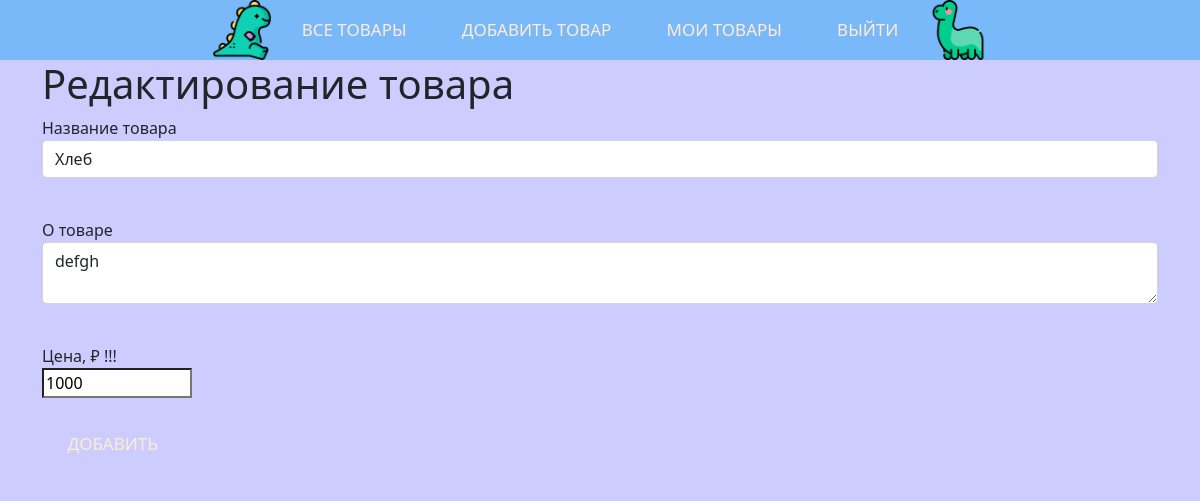
/red/2 (signed in), run on an earlier commit of the app's database.
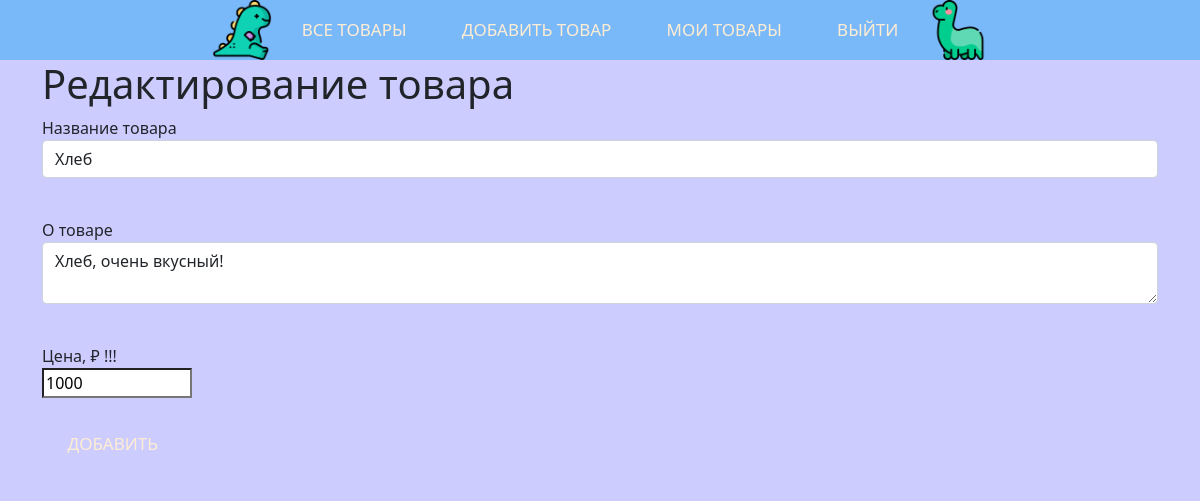
And on a later commit of the database.
### data/tovar.py (models this page shows)
class News(SqlAlchemyBase):
    __tablename__ = 'news'
    id = sqlalchemy.Column(sqlalchemy.Integer,
                               primary_key=True, autoincrement=True)
    title = sqlalchemy.Column(sqlalchemy.String, nullable=True)
    content = sqlalchemy.Column(sqlalchemy.String, nullable=True)
    created_date = sqlalchemy.Column(sqlalchemy.DateTime,
                                     default=datetime.datetime.now())
    cena = sqlalchemy.Column(sqlalchemy.String, nullable=True)
    filename = sqlalchemy.Column(sqlalchemy.String, nullable=True)
    user_id = sqlalchemy.Column(sqlalchemy.Integer,
                                sqlalchemy.ForeignKey("users.id"))
    user = orm.relationship('User')

### main.py (the view, shortened to what this page needs)
    @app.route('/red/<int:id>', methods=['GET', 'POST'])
    @login_required
    def edit_news(id):
        form = NewsForm()
        if request.method == "GET":
            db_sess = db_session.create_session()
            news = db_sess.query(News).filter(News.id == id,
                                              News.user == current_user
                                              ).first()
            if news:
                form.title.data = news.title
                form.content.data = news.content
                form.cena.data = news.cena
            else:
                abort(404)
        return render_template('red.html',
                               title='Редактирование товара',
                               form=form
                               )

### forms/new_tovar.py
class NewsForm(FlaskForm):
    title = StringField('Название товара', validators=[DataRequired()])
    content = TextAreaField("О товаре")
    cena = StringField('Цена, ₽')
    submit = SubmitField('Добавить')

### data/db_session.py (called while the page is built)
def create_session() -> Session:
    global __factory
    return __factory()

### templates/red.html (shortened to what this page needs)
{% extends "base.html" %}
{% block content %}
<h1>Редактирование товара</h1>
<form action="" method="post" enctype="multipart/form-data">
    <p>
        {{ form.title.label }}<br>
        {{ form.title(class="form-control") }}<br>
    </p>
    <p>
        {{ form.content.label }}<br>
        {{ form.content(class="form-control") }}<br>
    </p>
    <p class="1">
        {{form.cena.label}} {{message}}!!!<br>
        {{ form.cena(class="form-control-chena")}}<br>
    </p>
    <p style="color:black;">{{ form.submit(type="submit", class="btn btn-primary") }}</p>
</form>
{% endblock %}

What changed in the data, as far as the page shows it:
changed News "Хлеб": content "defgh" → "Хлеб, очень вкусный!"
